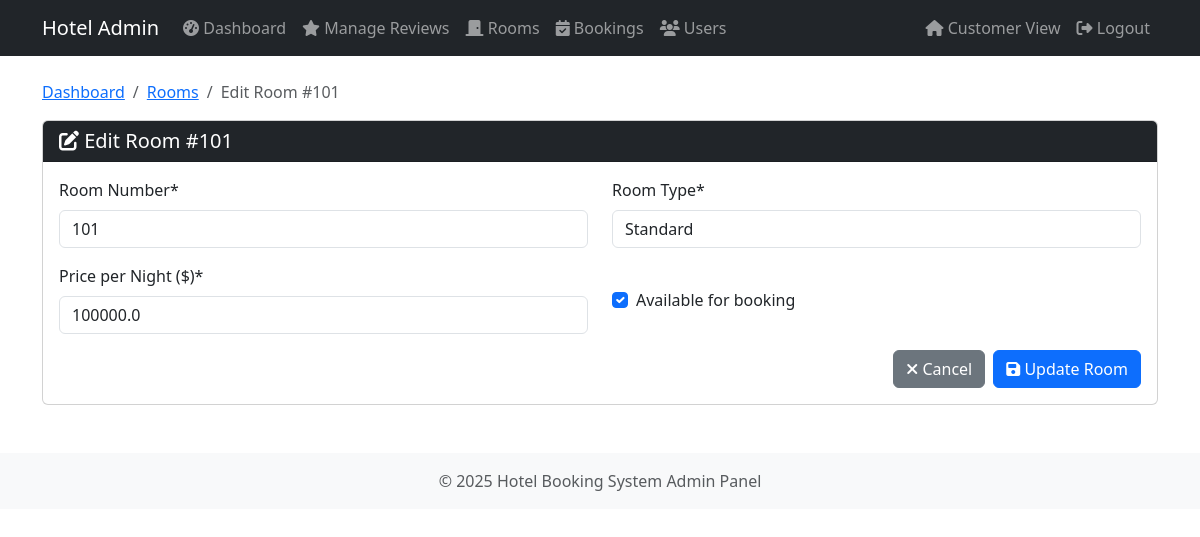
The page /admin/rooms/edit/1 (signed in) on the database as committed earlier.
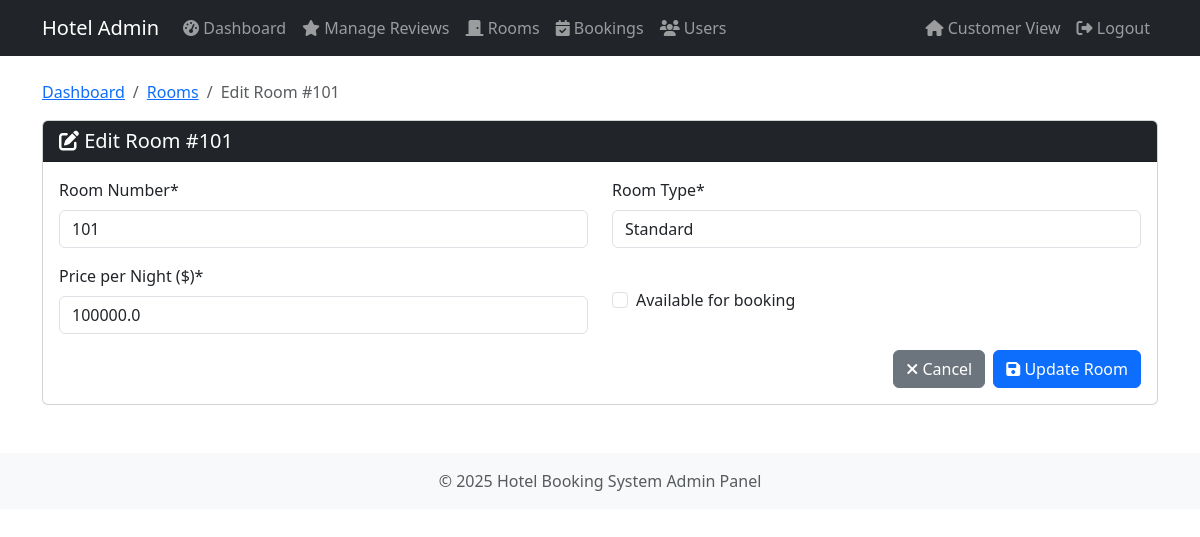
The same page on the database as committed later.
### models.py (models this page shows, shortened)
class Room(db.Model):
    __tablename__ = 'rooms'
    r_id = db.Column(db.Integer, primary_key=True)
    room_no = db.Column(db.String(10), unique=True, nullable=False)
    type = db.Column(db.String(50), nullable=False)
    price = db.Column(db.Float, nullable=False)
    is_available = db.Column(db.Boolean, default=True)
    rating = db.Column(db.Float, default=0.0)
    bookings = db.relationship('Booking', backref='room', lazy=True)
    reviews = db.relationship('Review', backref='room', lazy=True)

### routes.py (the view, shortened to what this page needs)
@app.route('/admin/rooms/edit/<int:room_id>', methods=['GET', 'POST'])
@login_required
@admin_required
def admin_edit_room(room_id):
    room = Room.query.get_or_404(room_id)
    return render_template('admin/edit_room.html', room=room)

### routes.py (called while the page is built)
@login_manager.user_loader
def load_user(user_id):
    return User.query.get(int(user_id))

def admin_required(f):
    @wraps(f)
    def decorated_function(*args, **kwargs):
        if not current_user.is_authenticated or current_user.role != 'admin':
            flash('Access denied. Admin privileges required.', 'danger')
            return redirect(url_for('home'))
        return f(*args, **kwargs)
    return decorated_function

### templates/admin/edit_room.html (shortened to what this page needs)
{% extends "admin/base.html" %}
{% block content %}
<nav aria-label="breadcrumb">
    <ol class="breadcrumb">
        <li class="breadcrumb-item"><a href="{{ url_for('admin_dashboard') }}">Dashboard</a></li>
        <li class="breadcrumb-item"><a href="{{ url_for('admin_rooms') }}">Rooms</a></li>
        <li class="breadcrumb-item active">Edit Room #{{ room.room_no }}</li>
    </ol>
</nav>
<div class="card">
    <div class="card-header bg-dark text-white">
        <h5 class="mb-0"><i class="fas fa-edit"></i> Edit Room #{{ room.room_no }}</h5>
    </div>
    <div class="card-body">
        <form method="post" action="{{ url_for('admin_edit_room', room_id=room.r_id) }}">
            <div class="row mb-3">
                <div class="col-md-6">
                    <label for="room_no" class="form-label">Room Number*</label>
                    <input type="text" class="form-control" id="room_no" name="room_no" value="{{ room.room_no }}" required>
                </div>
                <div class="col-md-6">
                    <label for="type" class="form-label">Room Type*</label>
                    <select class="form-control" id="type" name="type" required>
                        <option value="Standard" {% if room.type == 'Standard' %}selected{% endif %}>Standard</option>
                    </select>
                </div>
            </div>
            <div class="row mb-3">
                <div class="col-md-6">
                    <label for="price" class="form-label">Price per Night ($)*</label>
                    <input type="number" class="form-control" id="price" name="price" step="0.01" min="0" value="{{ room.price }}" required>
                </div>
                <div class="col-md-6">
                    <div class="form-check mt-4">
                        <input class="form-check-input" type="checkbox" id="is_available" name="is_available" {% if room.is_available %}checked{% endif %}>
                        <label class="form-check-label" for="is_available">
                            Available for booking
                        </label>
                    </div>
                </div>
            </div>
            <div class="d-grid gap-2 d-md-flex justify-content-md-end">
                <a href="{{ url_for('admin_rooms') }}" class="btn btn-secondary">
                    <i class="fas fa-times"></i> Cancel
                </a>
                <button type="submit" class="btn btn-primary">
                    <i class="fas fa-save"></i> Update Room
                </button>
            </div>
        </form>
    </div>
</div>
{% endblock %}

Rows that differ between the two databases and show on the page:
changed Room: is_available "☑" → "☐"
